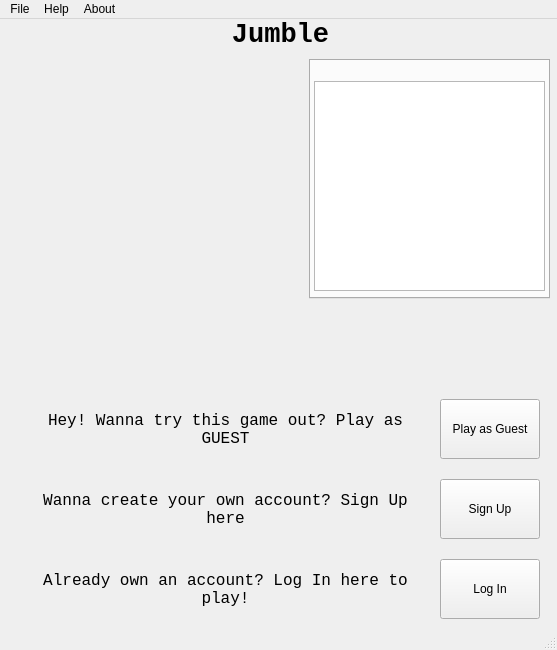
<?xml version="1.0" encoding="UTF-8"?>
<ui version="4.0">
 <class>MainMenu</class>
 <widget class="QMainWindow" name="MainMenu">
  <property name="enabled">
   <bool>true</bool>
  </property>
  <property name="geometry">
   <rect>
    <x>0</x>
    <y>0</y>
    <width>557</width>
    <height>650</height>
   </rect>
  </property>
  <property name="windowTitle">
   <string>Jumble - Game of Words!</string>
  </property>
  <property name="windowIcon">
   <iconset>
    <normaloff>C:/Program Files (x86)/CodeBlocks/share/CodeBlocks/templates/wizard/plugins/logo.png</normaloff>C:/Program Files (x86)/CodeBlocks/share/CodeBlocks/templates/wizard/plugins/logo.png</iconset>
  </property>
  <property name="styleSheet">
   <string notr="true">geometry: 380, 10;</string>
  </property>
  <widget class="QWidget" name="centralwidget">
   <widget class="QLabel" name="sessionLabel">
    <property name="geometry">
     <rect>
      <x>10</x>
      <y>0</y>
      <width>541</width>
      <height>31</height>
     </rect>
    </property>
    <property name="font">
     <font>
      <family>Consolas</family>
      <pointsize>20</pointsize>
      <weight>75</weight>
      <bold>true</bold>
     </font>
    </property>
    <property name="text">
     <string>&lt;html&gt;&lt;head/&gt;&lt;body&gt;&lt;p&gt;Jumble&lt;/p&gt;&lt;/body&gt;&lt;/html&gt;</string>
    </property>
    <property name="alignment">
     <set>Qt::AlignCenter</set>
    </property>
   </widget>
   <widget class="QTabWidget" name="tabWidget">
    <property name="geometry">
     <rect>
      <x>309</x>
      <y>40</y>
      <width>241</width>
      <height>240</height>
     </rect>
    </property>
    <property name="currentIndex">
     <number>-1</number>
    </property>
   </widget>
   <widget class="QListWidget" name="listWidget">
    <property name="geometry">
     <rect>
      <x>314</x>
      <y>62</y>
      <width>231</width>
      <height>210</height>
     </rect>
    </property>
   </widget>
   <widget class="QPushButton" name="guestButton">
    <property name="geometry">
     <rect>
      <x>440</x>
      <y>380</y>
      <width>100</width>
      <height>60</height>
     </rect>
    </property>
    <property name="sizePolicy">
     <sizepolicy hsizetype="Fixed" vsizetype="Minimum">
      <horstretch>0</horstretch>
      <verstretch>0</verstretch>
     </sizepolicy>
    </property>
    <property name="text">
     <string>Play as Guest</string>
    </property>
    <property name="icon">
     <iconset>
      <normaloff>../build-Jumble-Desktop_Qt_5_4_1_MSVC2012_OpenGL_32bit-Release/icons/guest.ico</normaloff>../build-Jumble-Desktop_Qt_5_4_1_MSVC2012_OpenGL_32bit-Release/icons/guest.ico</iconset>
    </property>
   </widget>
   <widget class="QPushButton" name="signUpButton">
    <property name="geometry">
     <rect>
      <x>440</x>
      <y>460</y>
      <width>100</width>
      <height>60</height>
     </rect>
    </property>
    <property name="sizePolicy">
     <sizepolicy hsizetype="Fixed" vsizetype="Minimum">
      <horstretch>0</horstretch>
      <verstretch>0</verstretch>
     </sizepolicy>
    </property>
    <property name="text">
     <string>Sign Up</string>
    </property>
    <property name="icon">
     <iconset>
      <normaloff>../build-Jumble-Desktop_Qt_5_4_1_MSVC2012_OpenGL_32bit-Release/icons/signup.ico</normaloff>../build-Jumble-Desktop_Qt_5_4_1_MSVC2012_OpenGL_32bit-Release/icons/signup.ico</iconset>
    </property>
   </widget>
   <widget class="QPushButton" name="logInButton">
    <property name="geometry">
     <rect>
      <x>440</x>
      <y>540</y>
      <width>100</width>
      <height>60</height>
     </rect>
    </property>
    <property name="sizePolicy">
     <sizepolicy hsizetype="Fixed" vsizetype="Minimum">
      <horstretch>0</horstretch>
      <verstretch>0</verstretch>
     </sizepolicy>
    </property>
    <property name="text">
     <string>Log In</string>
    </property>
    <property name="icon">
     <iconset>
      <normaloff>../build-Jumble-Desktop_Qt_5_4_1_MSVC2012_OpenGL_32bit-Release/icons/login.ico</normaloff>../build-Jumble-Desktop_Qt_5_4_1_MSVC2012_OpenGL_32bit-Release/icons/login.ico</iconset>
    </property>
   </widget>
   <widget class="QLabel" name="guestLabel">
    <property name="geometry">
     <rect>
      <x>20</x>
      <y>380</y>
      <width>411</width>
      <height>61</height>
     </rect>
    </property>
    <property name="font">
     <font>
      <family>Consolas</family>
      <pointsize>12</pointsize>
     </font>
    </property>
    <property name="text">
     <string>Hey! Wanna try this game out? Play as GUEST</string>
    </property>
    <property name="alignment">
     <set>Qt::AlignCenter</set>
    </property>
    <property name="wordWrap">
     <bool>true</bool>
    </property>
    <property name="buddy">
     <cstring>guestButton</cstring>
    </property>
   </widget>
   <widget class="QLabel" name="signUpLabel">
    <property name="geometry">
     <rect>
      <x>20</x>
      <y>460</y>
      <width>411</width>
      <height>61</height>
     </rect>
    </property>
    <property name="font">
     <font>
      <family>Consolas</family>
      <pointsize>12</pointsize>
     </font>
    </property>
    <property name="text">
     <string>Wanna create your own account? Sign Up here</string>
    </property>
    <property name="alignment">
     <set>Qt::AlignCenter</set>
    </property>
    <property name="wordWrap">
     <bool>true</bool>
    </property>
    <property name="buddy">
     <cstring>signUpButton</cstring>
    </property>
   </widget>
   <widget class="QLabel" name="logInLabel">
    <property name="geometry">
     <rect>
      <x>20</x>
      <y>540</y>
      <width>411</width>
      <height>61</height>
     </rect>
    </property>
    <property name="font">
     <font>
      <family>Consolas</family>
      <pointsize>12</pointsize>
     </font>
    </property>
    <property name="text">
     <string>Already own an account? Log In here to play!</string>
    </property>
    <property name="alignment">
     <set>Qt::AlignCenter</set>
    </property>
    <property name="wordWrap">
     <bool>true</bool>
    </property>
    <property name="buddy">
     <cstring>logInButton</cstring>
    </property>
   </widget>
  </widget>
  <widget class="QMenuBar" name="menubar">
   <property name="geometry">
    <rect>
     <x>0</x>
     <y>0</y>
     <width>557</width>
     <height>21</height>
    </rect>
   </property>
   <widget class="QMenu" name="menuFile">
    <property name="title">
     <string>File</string>
    </property>
    <addaction name="actionPlay_as_Guest"/>
    <addaction name="actionSign_Up"/>
    <addaction name="actionLog_In"/>
    <addaction name="actionExit"/>
   </widget>
   <widget class="QMenu" name="menuHelp">
    <property name="title">
     <string>Help</string>
    </property>
    <addaction name="actionRules_of_the_Game"/>
    <addaction name="actionControls"/>
   </widget>
   <widget class="QMenu" name="menuAbout">
    <property name="title">
     <string>About</string>
    </property>
    <addaction name="actionReview_this_Game"/>
    <addaction name="actionAuthor"/>
   </widget>
   <addaction name="menuFile"/>
   <addaction name="menuHelp"/>
   <addaction name="menuAbout"/>
  </widget>
  <widget class="QStatusBar" name="statusbar"/>
  <action name="actionPlay_as_Guest">
   <property name="icon">
    <iconset>
     <normaloff>../build-Jumble-Desktop_Qt_5_4_1_MSVC2012_OpenGL_32bit-Release/icons/guest.ico</normaloff>../build-Jumble-Desktop_Qt_5_4_1_MSVC2012_OpenGL_32bit-Release/icons/guest.ico</iconset>
   </property>
   <property name="text">
    <string>Play as Guest</string>
   </property>
   <property name="shortcut">
    <string>Ctrl+G</string>
   </property>
  </action>
  <action name="actionSign_Up">
   <property name="icon">
    <iconset>
     <normaloff>../build-Jumble-Desktop_Qt_5_4_1_MSVC2012_OpenGL_32bit-Release/icons/signup.ico</normaloff>../build-Jumble-Desktop_Qt_5_4_1_MSVC2012_OpenGL_32bit-Release/icons/signup.ico</iconset>
   </property>
   <property name="text">
    <string>Sign Up</string>
   </property>
   <property name="shortcut">
    <string>Ctrl+U</string>
   </property>
  </action>
  <action name="actionLog_In">
   <property name="icon">
    <iconset>
     <normaloff>../build-Jumble-Desktop_Qt_5_4_1_MSVC2012_OpenGL_32bit-Release/icons/login.ico</normaloff>../build-Jumble-Desktop_Qt_5_4_1_MSVC2012_OpenGL_32bit-Release/icons/login.ico</iconset>
   </property>
   <property name="text">
    <string>Log In</string>
   </property>
   <property name="shortcut">
    <string>Ctrl+L</string>
   </property>
  </action>
  <action name="actionRules_of_the_Game">
   <property name="icon">
    <iconset>
     <normaloff>../build-Jumble-Desktop_Qt_5_4_1_MSVC2012_OpenGL_32bit-Release/icons/help.ico</normaloff>../build-Jumble-Desktop_Qt_5_4_1_MSVC2012_OpenGL_32bit-Release/icons/help.ico</iconset>
   </property>
   <property name="text">
    <string>Rules of the Game!</string>
   </property>
  </action>
  <action name="actionControls">
   <property name="icon">
    <iconset>
     <normaloff>:/icons/controls.ico</normaloff>:/icons/controls.ico</iconset>
   </property>
   <property name="text">
    <string>Controls</string>
   </property>
  </action>
  <action name="actionReview_this_Game">
   <property name="text">
    <string>Review this Game</string>
   </property>
  </action>
  <action name="actionAuthor">
   <property name="text">
    <string>Author</string>
   </property>
  </action>
  <action name="actionExit">
   <property name="icon">
    <iconset>
     <normaloff>../build-Jumble-Desktop_Qt_5_4_1_MSVC2012_OpenGL_32bit-Release/icons/exit.ico</normaloff>../build-Jumble-Desktop_Qt_5_4_1_MSVC2012_OpenGL_32bit-Release/icons/exit.ico</iconset>
   </property>
   <property name="text">
    <string>Exit</string>
   </property>
   <property name="shortcut">
    <string>Esc</string>
   </property>
  </action>
 </widget>
 <tabstops>
  <tabstop>guestButton</tabstop>
  <tabstop>signUpButton</tabstop>
  <tabstop>logInButton</tabstop>
  <tabstop>listWidget</tabstop>
  <tabstop>tabWidget</tabstop>
 </tabstops>
 <resources>
  <include location="icons.qrc"/>
 </resources>
 <connections/>
</ui>
